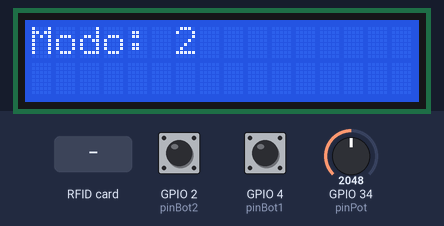
Bench run of a sketch on a simulated ESP32. On the bench: 16×2 character LCD. The test bench sets the inputs (shaded band); at power-on: GPIO 4 (pinBot1) LOW, GPIO 2 (pinBot2) LOW, GPIO 34 (pinPot) = 2048. What the sketch prints to the serial monitor is not drawn.

Above: at 1.3 s.
1.4 s: GPIO 4 (pinBot1) pulled HIGH for 3.2 s
At 4.7 s:
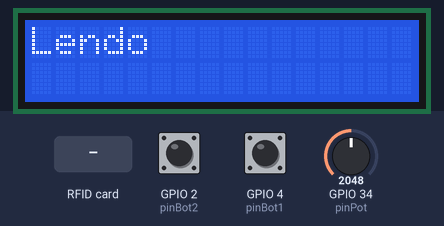
6.1 s: RFID card 5E 7A 19 C4 held to the reader
At 6.6 s:
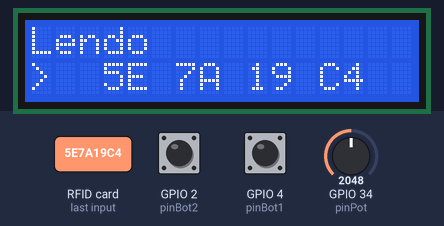
7.6 s: GPIO 2 (pinBot2) pulled HIGH for 0.25 s
At 8.2 s:
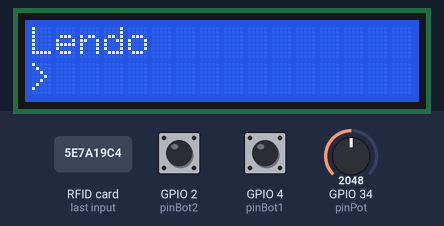
10.6 s: GPIO 4 (pinBot1) pulled HIGH for 0.25 s
At 12.4 s:
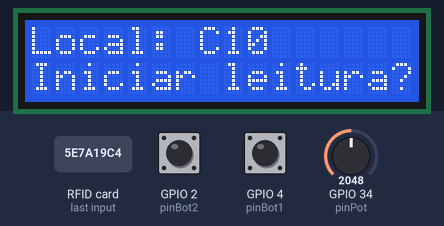
12.7 s: GPIO 2 (pinBot2) pulled HIGH for 1 s
At 13.1 s:
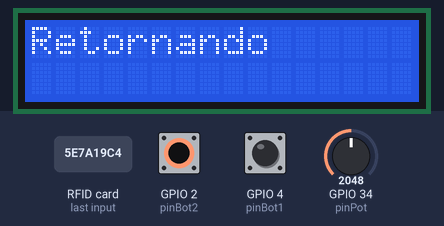
15.3 s: GPIO 34 (pinPot) set to 1228
At 16.4 s:
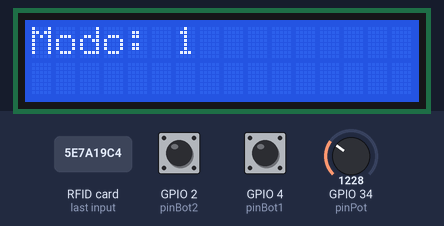
Timing chart, 0 to 17.9 s (numbered marks = the images above; inputs shaded):
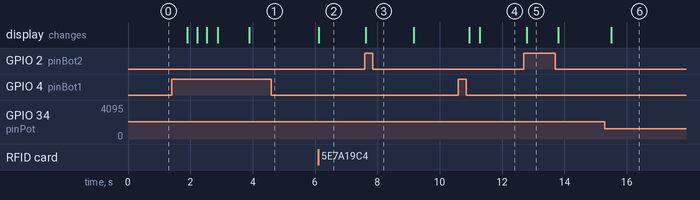

The sketch:

codigo-principal.ino
```cpp
//Importação de bibliotecas
#include <SPI.h>
#include <Wire.h>
#include <MFRC522.h>
#include <WiFi.h>
#include <Firebase_ESP_Client.h>
#include <LiquidCrystal_I2C.h>
#include "addons/TokenHelper.h"
#include "addons/RTDBHelper.h"

//Defines
#define pinBot1 4
#define pinBot2 2
#define pinPot 34
#define enderecoLCD 0x27  //Testar com o código do arduino para identicar o endereco correto

// Variáveis para Setup do Wifi
String WIFI_SSID;
String WIFI_PASSWORD;

//Variáveis para Setup do Firebase
#define API_KEY "AIzaSyAf0ubkUu9w0gJxshU7Lu78LGFlN3_QjcA"
#define DATABASE_URL "https://inventario-c50f8-default-rtdb.firebaseio.com/"

FirebaseData fbdo;
FirebaseAuth auth;
FirebaseConfig config;
int count = 0;
unsigned long sendDataPrevMillis = 0;
bool signupOK = false;

//Variáveis do projeto
String uid = "";


// Variáveis do modo de leitura
bool selecaoBloco = false;
bool selecaoSala = false;
int blocoSelecionado = 0;
int salaSelecionada = 0;

String nomeBloco = "";
String nomeSala = "";
String local = "";
String path = "";

int numeroSala = 0;

bool iniciarLeitura = false;

int valorPot = 0;
int valorBot = 0;
int conversao = 0;

//Definição do Módulo
#define RST_PIN 17  // Configurable, see typical pin layout above
#define SS_PIN 5    // Configurable, see typical pin layout above

MFRC522 mfrc522(SS_PIN, RST_PIN);  // Create MFRC522 instance

LiquidCrystal_I2C lcd(enderecoLCD, 16, 2);

//*****************************************************************************************//

void wifiSetup() {

  Serial.println("- Iniciando conexão com o wifi...");
  Serial.print("- Qual o nome da rede wifi? ");

  while (Serial.available() <= 0) {}
  WIFI_SSID = Serial.readString();
  Serial.print("Wifi selecionado foi ");
  Serial.println(WIFI_SSID);


  Serial.println("- Agora, qual é a senha da rede? ");
  delay(100);

  while (Serial.available() <= 0) {}
  WIFI_PASSWORD = Serial.readString();
  Serial.print("Senha fornecida foi ");
  Serial.println(WIFI_PASSWORD);


  WiFi.begin(WIFI_SSID, WIFI_PASSWORD);
  while (WiFi.status() != WL_CONNECTED) {
    Serial.print(".");
    delay(300);
  }

  lcd.clear();
  lcd.setCursor(0, 0);
  lcd.print("Wifi conectado!");
  /*
  Serial.println();
  Serial.println("- Wifi conectado com sucesso!");
  Serial.println("----------------------------------------------");
  Serial.println();
  */
}
void firebaseSetup() {

  Serial.println("Iniciando conexão com o banco de dados...");
  Serial.println("");

  config.api_key = API_KEY;
  config.database_url = DATABASE_URL;
  if (Firebase.signUp(&config, &auth, "", "")) {
    Serial.println("Conectado com sucesso!");
    signupOK = true;
  } else {
    Serial.printf("%s\n Erro na conexão: ", config.signer.signupError.message.c_str());
  }

  config.token_status_callback = tokenStatusCallback;
  Firebase.begin(&config, &auth);
  Firebase.reconnectWiFi(true);

  if (Firebase.ready()) {

    lcd.setCursor(0, 1);
    lcd.print("Firebase OK!");
    /*
    Serial.println("Banco de dados pronto.");
    Serial.println("");
    Serial.println("----------------------------------------------");
    Serial.println("");
    */
  }
}

int selecionarOpcao() {
  int m = analogRead(pinPot);  //Faz a leitura do valor do potenciometro
  int i = map(m, 0, 4095, 1, 3);
  return i;
}

void setup() {

  //Inicializando a serial
  Serial.begin(9600);
  SPI.begin();

  //Inicializando o RFID
  mfrc522.PCD_Init();

  //Iniciando LCD

  lcd.init();
  lcd.clear();
  lcd.backlight();

  //lcd.setCursor(coluna,linha);
  pinMode(pinPot, INPUT);
  pinMode(pinBot1, INPUT);
  pinMode(pinBot2, INPUT);
}

//*****************************************************************************************//

void loop() {

  int modo = selecionarOpcao(); /* 1 - Setup; 2 - Leitura; 3 - Registro */
  String smodo = String(modo);
  bool botao = digitalRead(pinBot1);
  lcd.clear();
  lcd.setCursor(0, 0);
  lcd.print("Modo: ");
  lcd.setCursor(6, 0);
  lcd.print(smodo);

  if (modo == 1 && botao == HIGH) {  // Modo setup
    if (signupOK != true) {
      //wifi
      wifiSetup();

      //firebase
      firebaseSetup();
      delay(300);
    }
    modo = 0;
  } else if (modo == 2 && botao == HIGH) {
    delay(300);
    lcd.clear();

    while (!selecaoBloco) {
      delay(300);

      valorPot = analogRead(pinPot);
      conversao = map(valorPot, 0, 4095, 1, 6);


      lcd.setCursor(0, 0);
      lcd.print("Bloco: ");
      lcd.setCursor(7, 0);


      if (conversao == 1) {
        nomeBloco = "A";
        lcd.print(nomeBloco);
      } else if (conversao == 2) {
        nomeBloco = "B";
        lcd.print(nomeBloco);
      } else if (conversao == 3) {
        nomeBloco = "C";
        lcd.print(nomeBloco);
      } else if (conversao == 4) {
        nomeBloco = "D";
        lcd.print(nomeBloco);
      } else if (conversao == 5) {
        nomeBloco = "E";
        lcd.print(nomeBloco);
      } else if (conversao == 6) {
        nomeBloco = "F";
        lcd.print(nomeBloco);
      }

      valorBot = digitalRead(pinBot1);
      if (valorBot == 1) {
        selecaoBloco = true;
        blocoSelecionado = conversao;
      }
    }

    while (!selecaoSala) {
      delay(300);

      valorPot = analogRead(pinPot);


      if (blocoSelecionado == 1) {
        numeroSala = 20;
      } else if (blocoSelecionado == 2) {
        numeroSala = 20;
      } else if (blocoSelecionado == 3) {
        numeroSala = 20;
      } else if (blocoSelecionado == 4) {
        numeroSala = 20;
      } else if (blocoSelecionado == 5) {
        numeroSala = 20;
      } else if (blocoSelecionado == 6) {
        numeroSala = 20;
      }

      int conversao = map(valorPot, 0, 4095, 1, numeroSala);

      String nomeSala = String(conversao);
      lcd.setCursor(0, 1);
      lcd.print("Sala: ");
      lcd.setCursor(6, 1);
      lcd.print(nomeSala);

      valorBot = digitalRead(pinBot1);
      if (valorBot == 1) {
        selecaoSala = true;
        local.concat(nomeBloco);
        local.concat(nomeSala);
        Serial.println(local);
      }
    }

    delay(300);


    lcd.clear();
    lcd.setCursor(0, 0);
    lcd.print("Local: ");
    lcd.setCursor(7, 0);
    lcd.print(local);

    lcd.setCursor(0, 1);
    lcd.print("Iniciar leitura?");

    iniciarLeitura = false;

    int acaoBot = 0;
    while (acaoBot != 1)  //Espera ação do botão para iniciar a leitura
    {

      int valorBotSim = digitalRead(pinBot1);
      int valorBotNao = digitalRead(pinBot2);

      if (valorBotSim == HIGH && valorBotNao == LOW) {
        //iniciarLeitura = true;
        lcd.clear();
        lcd.setCursor(0, 0);
        lcd.print("Iniciando");
        lcd.setCursor(0, 1);
        lcd.print("leitura");
        delay(1000);
        acaoBot = 1;


        lcd.clear();
        lcd.setCursor(0, 0);
        lcd.print("Lendo");
        FirebaseJson leituraSala;  //Cria instancia para guardar as uids

        path = "/" + local;
        bool repeat = true;
        //Inicio do processo de leitura de todas as tags e registro nas salas dadas pelo usuario

        while (repeat == true) {
          int run = 0;

          if (!mfrc522.PICC_IsNewCardPresent()) {
          } else {
            run = 1;
          }
          if (!mfrc522.PICC_ReadCardSerial()) {
          }

          if (run == 1) {
            uid = "";

            for (byte i = 0; i < mfrc522.uid.uidByte[i]; i++) {  //Organiza os caracteres da uid para a string
              uid.concat(String(mfrc522.uid.uidByte[i] < 0x10 ? " 0" : " "));
              uid.concat(String(mfrc522.uid.uidByte[i], HEX));
            }
            uid.toUpperCase();  //Coloca os caracteres em caixa alta

            lcd.setCursor(0, 1);
            lcd.print("> ");
            lcd.setCursor(2, 1);
            Serial.println(uid);
            lcd.print(uid);

            int confirma = 0;
            while (confirma == 0 && uid != " ") {
              int valorBotSim = digitalRead(pinBot1);
              int valorBotNao = digitalRead(pinBot2);

              if (valorBotSim == 1 && valorBotNao == 0)  //Caso em que o botão de confirmar é pressionado
              {
                leituraSala.set(uid+"/local", local);
                leituraSala.toString(Serial, true);
                lcd.setCursor(2, 1);
                lcd.print("              ");
                delay(500);
                lcd.print("Registrada");
                delay(500);
                lcd.print("              ");
                confirma = 1;

                Serial.print(Firebase.RTDB.set(&fbdo, F("/tagsLidas/"), &leituraSala) ? "ok" : fbdo.errorReason().c_str());
              } else if (valorBotSim == 0 && valorBotNao == 1)  //Caso em que o botão de cancelar é pressionado
              {
                confirma = 1;
                lcd.setCursor(2, 1);
                lcd.print("              ");
                delay(500);
                lcd.print("Não registrada");
                delay(1000);
                lcd.print("              ");
                return;
              } else if (valorBotSim == 1 && valorBotNao == 1)  //Caso em que os dois botões são pressionados
              {
                /*Não realiza nada se os dois botoes forem pressionados ao mesmo tempo*/
              }
              delay(100);
            }

            int confirmaRep = 0;
            while (confirmaRep == 0) {
              int valorBotSim = digitalRead(pinBot1);
              int valorBotNao = digitalRead(pinBot2);

              lcd.setCursor(2, 1);
              lcd.print("Continuar?");

              if (valorBotSim == HIGH && valorBotNao == LOW) {
                repeat = true;
                lcd.setCursor(2, 1);
                lcd.print("              ");
                confirmaRep = 1;
              } else if (valorBotSim == LOW && valorBotNao == HIGH) {
                repeat = false;
                lcd.setCursor(2, 1);
                lcd.print("              ");
                delay(500);
                lcd.print("Voltando");
                delay(1000);
                lcd.print("              ");
                confirmaRep = 1;
              } else if (valorBotSim == HIGH && valorBotNao == HIGH) {
                /*Não realiza nada se os dois botoes forem pressionados ao mesmo tempo*/
              }
              delay(100);
            }
            run = 0;
            selecaoBloco = false;
            selecaoSala = false;
          }


        }  //finalizou as leituras
      } else if (valorBotSim == LOW && valorBotNao == HIGH) {
        //iniciarLeitura = false;
        lcd.clear();
        lcd.setCursor(0, 0);
        lcd.print("Retornando");
        delay(1000);
        acaoBot = 1;
        return;
      } else if (valorBotSim == HIGH && valorBotNao == HIGH) {
        /*Não realiza nada se os dois botoes forem pressionados ao mesmo tempo*/
      }
      delay(100);
    }
    acaoBot = 0;
    modo = 0;
  } else if (modo == 3 && botao == true) {
  }

  delay(200);
}
```

Measured:
- after the input at 1.4 s, the display: first changes after 0.51 s (image 1 shows a later state)
- after the input at 6.1 s, the display: changes at once (image 2)
- after the input at 7.6 s, the display: changes at once (image 3)
- after the input at 10.6 s, the display: first changes after 0.35 s (image 4 shows a later state)
- after the input at 12.7 s, the display: changes after 0.09 s (image 5)
- after the input at 15.3 s, the display: changes after 0.19 s (image 6)
